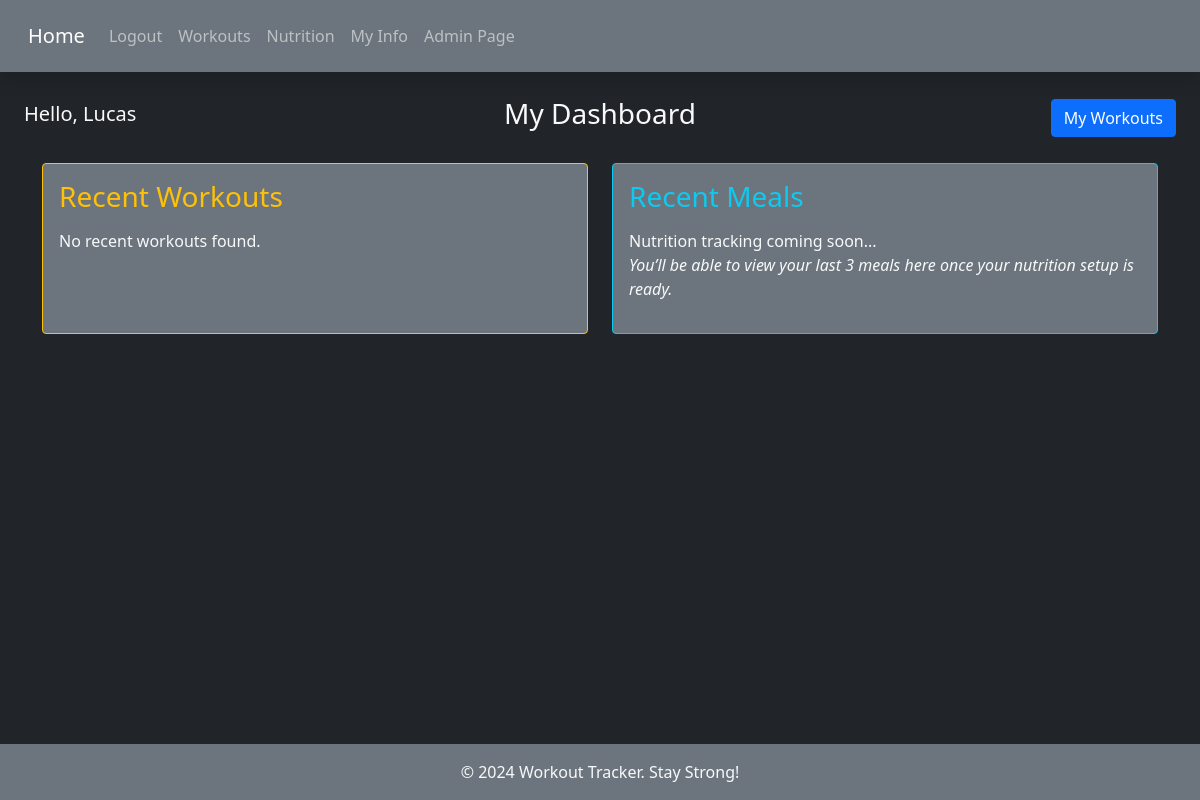
/account/ (signed in), run on an earlier commit of the app's database.
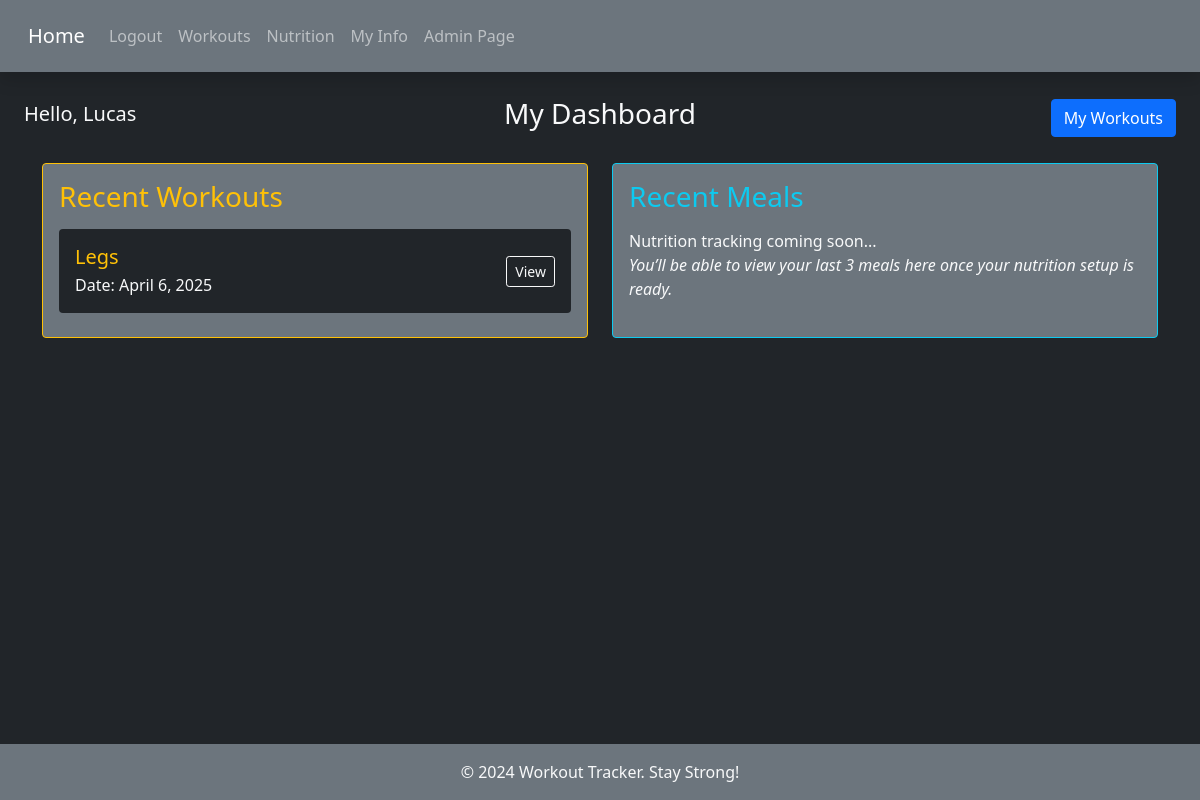
And on a later commit of the database.
### workout_tracker_app/models.py (models this page shows, shortened)
class Workout(models.Model):
    workout_id = models.AutoField(primary_key=True)
    workout_name = models.CharField(max_length=50)
    user = models.ForeignKey(User, db_column="user", on_delete=models.CASCADE, default=0)
    calories_burned = models.IntegerField(default=0)
    date = models.DateField()
    start_time = models.DateTimeField(default=timezone.now)       # Time workout was created
    last_active_time = models.DateTimeField(null=True, blank=True)  # Timestamp of last resume
    active_seconds = models.IntegerField(default=0)  # Accumulated time in seconds
    is_completed = models.BooleanField(default=False)
    class Meta:
        verbose_name = "Workout"
        verbose_name_plural = "Workouts"

### account_app/views.py (the view)
# urls.py: path('', views.dashboard, name='dashboard'),
def dashboard(request):
    if request.user.is_authenticated:
        recent_workouts = Workout.objects.filter(user=request.user).order_by('-date')[:10]
        return render(request, 'account_app/dashboard.html', {'recent_workouts': recent_workouts})
    else:
        return redirect('login')

### account_app/templates/account_app/dashboard.html (shortened to what this page needs)
{% extends 'base.html' %}
{% block topleft %}
<h5>Hello, {{ user.username|title }}</h5>
{% endblock topleft %}
{% block center%}
<h3> My Dashboard</h3>
{% endblock center%}
{% block topright %}
<a href="{% url 'workout_list' %}" class="btn btn-primary">My Workouts</a>
{% endblock topright %}
{% block content %}
<div class="container">
  <div class="row gy-4">
    <div class="col-md-6">
      <div class="bg-secondary p-3 rounded h-100 border border-warning text-warning">
        <h3 class="text-warning mb-3">Recent Workouts</h3>
        {% if recent_workouts %}
          {% for workout in recent_workouts|slice:":5" %}
          <div class="d-flex justify-content-between align-items-center bg-dark rounded p-3 mb-2">
            <div>
              <h5 class="text-warning mb-1">{{ workout.workout_name }}</h5>
              <p class="mb-0 text-light">Date: {{ workout.date }}</p>
            </div>
            <a href="{% url 'workout_details' workout.workout_id %}" class="btn btn-sm btn-outline-light">View</a>
          </div>
          {% endfor %}
        {% else %}
          <p class="text-light">No recent workouts found.</p>
        {% endif %}
      </div>
    </div>
    <div class="col-md-6">
      <div class="bg-secondary p-3 rounded h-100 border border-info text-info">
        <h3 class="mb-3">Recent Meals</h3>
        <div class="text-light">
          <p class="mb-0">Nutrition tracking coming soon...</p>
          <p class="fst-italic">You’ll be able to view your last 3 meals here once your nutrition setup is ready.</p>
        </div>
      </div>
    </div>
  </div>
</div>
{% endblock content %}

What changed in the data, as far as the page shows it:
added Workout: workout_name "Legs", date "April 6, 2025"
Also different on the page:
text no longer shown: "No recent workouts found."
